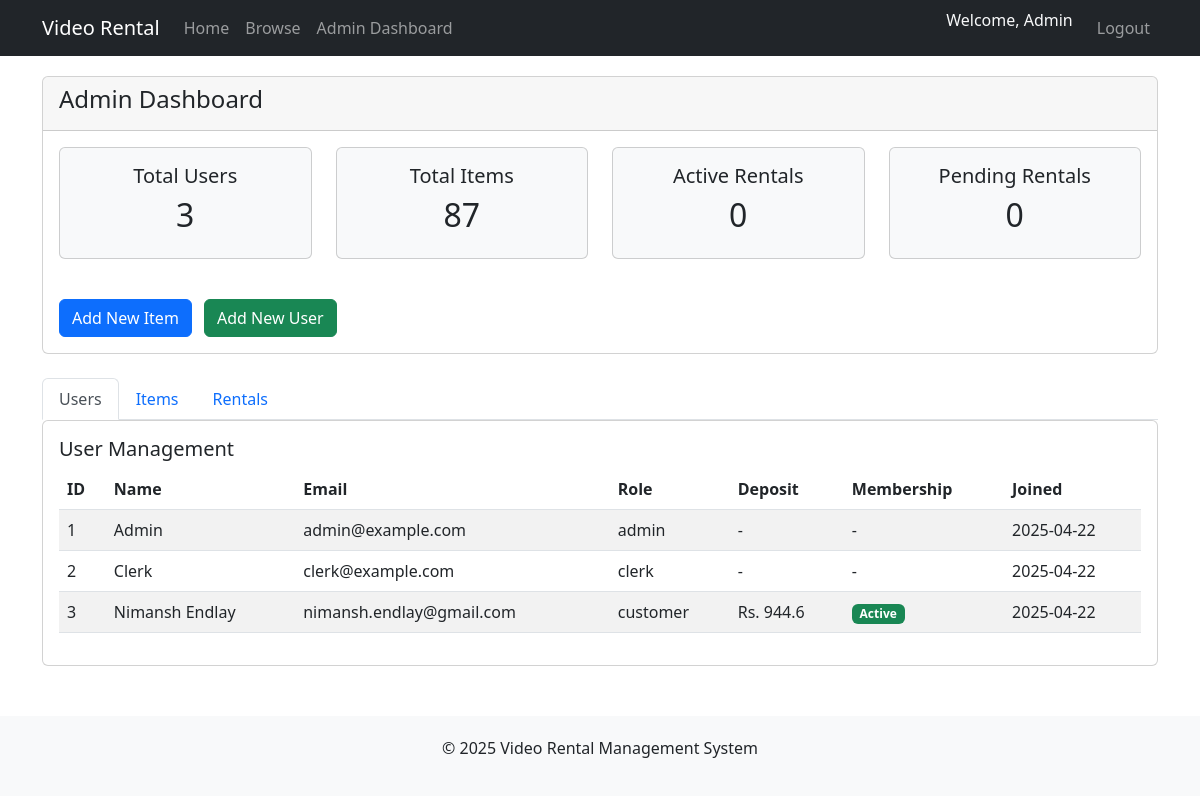
The app's page /admin/dashboard (signed in) with its own data.
### app.py (models this page shows)
class User(db.Model, UserMixin):
    id = db.Column(db.Integer, primary_key=True)
    name = db.Column(db.String(100), nullable=False)
    email = db.Column(db.String(100), unique=True, nullable=False)
    password = db.Column(db.String(200), nullable=False)
    role = db.Column(db.String(20), nullable=False)  # 'admin', 'clerk', 'customer'
    address = db.Column(db.String(200))
    phone = db.Column(db.String(20))
    deposit = db.Column(db.Float, default=0.0)
    membership_active = db.Column(db.Boolean, default=False)
    date_joined = db.Column(db.DateTime, default=datetime.utcnow, nullable=False)
    rentals = db.relationship('Rental', backref='user', lazy=True, foreign_keys='Rental.user_id')

### app.py (the view)
@app.route('/admin/dashboard')
@login_required
def admin_dashboard():
    if current_user.role != 'admin':
        flash('Access denied: You do not have admin privileges', 'danger')
        return redirect(url_for('home'))
    users = User.query.all()
    items = Item.query.all()
    rentals = Rental.query.all()
    rental_details = []
    for rental in rentals:
        user = User.query.get(rental.user_id)
        item = Item.query.get(rental.item_id)
        rental_details.append({
            'id': rental.id,
            'user_name': user.name if user else 'Unknown',
            'item_title': item.title if item else 'Unknown',
            'rental_date': rental.rental_date,
            'due_date': rental.due_date,
            'return_date': rental.return_date,
            'status': rental.status,
            'total_charge': rental.total_charge
        })
    return render_template('admin_dashboard.html', users=users, items=items, rentals=rental_details)

### app.py (called while the page is built)
@login_manager.user_loader
def load_user(user_id):
    return User.query.get(int(user_id))

### templates/admin_dashboard.html (shortened to what this page needs)
{% extends 'base.html' %}
{% block content %}
<div class="row mb-4">
    <div class="col-md-12">
        <div class="card">
            <div class="card-header">
                <h4>Admin Dashboard</h4>
            </div>
            <div class="card-body">
                <div class="row">
                    <div class="col-md-3">
                        <div class="card bg-light mb-3">
                            <div class="card-body text-center">
                                <h5>Total Users</h5>
                                <h2>{{ users|length }}</h2>
                            </div>
                        </div>
                    </div>
                    <div class="col-md-3">
                        <div class="card bg-light mb-3">
                            <div class="card-body text-center">
                                <h5>Total Items</h5>
                                <h2>{{ items|length }}</h2>
                            </div>
                        </div>
                    </div>
                    <div class="col-md-3">
                        <div class="card bg-light mb-3">
                            <div class="card-body text-center">
                                <h5>Active Rentals</h5>
                                <h2>{{ rentals|selectattr('status', 'equalto', 'approved')|list|length }}</h2>
                            </div>
                        </div>
                    </div>
                    <div class="col-md-3">
                        <div class="card bg-light mb-3">
                            <div class="card-body text-center">
                                <h5>Pending Rentals</h5>
                                <h2>{{ rentals|selectattr('status', 'equalto', 'pending')|list|length }}</h2>
                            </div>
                        </div>
                    </div>
                </div>
                <div class="mt-4">
                    <a href="{{ url_for('add_item') }}" class="btn btn-primary me-2">Add New Item</a>
                    <a href="{{ url_for('add_user') }}" class="btn btn-success">Add New User</a>
                </div>
            </div>
        </div>
    </div>
</div>
<div class="row">
    <div class="col-md-12">
        <ul class="nav nav-tabs" id="adminTabs" role="tablist">
            <li class="nav-item" role="presentation">
                <button class="nav-link active" id="users-tab" data-bs-toggle="tab" data-bs-target="#users" type="button" role="tab">Users</button>
            </li>
            <li class="nav-item" role="presentation">
                <button class="nav-link" id="items-tab" data-bs-toggle="tab" data-bs-target="#items" type="button" role="tab">Items</button>
            </li>
            <li class="nav-item" role="presentation">
                <button class="nav-link" id="rentals-tab" data-bs-toggle="tab" data-bs-target="#rentals" type="button" role="tab">Rentals</button>
            </li>
        </ul>
        <div class="tab-content" id="adminTabContent">
            <div class="tab-pane fade show active" id="users" role="tabpanel">
                <div class="card">
                    <div class="card-body">
                        <h5>User Management</h5>
                        <div class="table-responsive">
                            <table class="table table-striped">
                                <thead>
                                    <tr>
                                        <th>ID</th>
                                        <th>Name</th>
                                        <th>Email</th>
                                        <th>Role</th>
                                        <th>Deposit</th>
                                        <th>Membership</th>
                                        <th>Joined</th>
                                    </tr>
                                </thead>
                                <tbody>
                                    {% for user in users %}
                                        <tr>
                                            <td>{{ user.id }}</td>
                                            <td>{{ user.name }}</td>
                                            <td>{{ user.email }}</td>
                                            <td>{{ user.role }}</td>
                                            <td>
                                                {% if user.role == 'customer' %}
                                                    Rs. {{ user.deposit }}
                                                {% else %}
                                                    -
                                                {% endif %}
                                            </td>
                                            <td>
                                                {% if user.role == 'customer' %}
                                                    {% if user.membership_active %}
                                                        <span class="badge bg-success">Active</span>
                                                    {% else %}
                                                        <span class="badge bg-warning">Inactive</span>
                                                    {% endif %}
                                                {% else %}
                                                    -
                                                {% endif %}
                                            </td>
                                            <td>{{ user.date_joined.strftime('%Y-%m-%d') if user.date_joined else 'N/A' }}</td>
                                        </tr>
                                    {% endfor %}
                                </tbody>
                            </table>
                        </div>
                    </div>
                </div>
            </div>
        </div>
    </div>
</div>
{% endblock %}

### templates/base.html (shortened to what this page needs)
<!DOCTYPE html>
<html lang="en">
<head>
    <link rel="stylesheet" href="https://cdn.jsdelivr.net/npm/bootstrap@5.2.3/dist/css/bootstrap.min.css">
    <link href="https://cdn.jsdelivr.net/npm/bootstrap-icons/font/bootstrap-icons.css" rel="stylesheet">
</head>
<body>
    <nav class="navbar navbar-expand-lg navbar-dark bg-dark">
        <div class="container">
            <a class="navbar-brand" href="{{ url_for('home') }}">Video Rental</a>
            <div class="collapse navbar-collapse" id="navbarNav">
                <ul class="navbar-nav me-auto">
                    <li class="nav-item">
                        <a class="nav-link" href="{{ url_for('home') }}">Home</a>
                    </li>
                    <li class="nav-item">
                        <a class="nav-link" href="{{ url_for('browse_items') }}">Browse</a>
                    </li>
                    {% if current_user.is_authenticated %}
                        {% if current_user.role == 'admin' %}
                            <li class="nav-item">
                                <a class="nav-link" href="{{ url_for('admin_dashboard') }}">Admin Dashboard</a>
                            </li>
                        {% elif current_user.role == 'clerk' %}
                            <li class="nav-item">
                                <a class="nav-link" href="{{ url_for('clerk_dashboard') }}">Clerk Dashboard</a>
                            </li>
                        {% endif %}
                    {% endif %}
                </ul>
                <ul class="navbar-nav ms-auto">
                    {% if current_user.is_authenticated %}
                        <li class="nav-item">
                            <span class="navbar-text text-light me-3">Welcome, {{ current_user.name }}</span>
                        </li>
                        <li class="nav-item">
                            <a class="nav-link" href="{{ url_for('logout') }}">Logout</a>
                        </li>
                    {% endif %}
                </ul>
            </div>
        </div>
    </nav>
    <div class="container">
        {% block content %}{% endblock %}
    </div>
    <footer class="footer">
        <div class="container">
            <p>&copy; 2025 Video Rental Management System</p>
        </div>
    </footer>
</body>
</html>

### templates/base.html (style rules this page uses)
.navbar { margin-bottom: 20px; }
.footer { margin-top: 50px; padding: 20px 0; background-color: #f8f9fa; text-align: center; }

### records on screen
User: name "Admin", id "1", email "admin@example.com", role "admin", date_joined "2025-04-22"
User: id "2", name "Clerk", email "clerk@example.com", role "clerk", date_joined "2025-04-22"
User: id "3", name "Nimansh Endlay", email "nimansh.endlay@gmail.com", role "customer", deposit "944.6", membership_active "Active", date_joined "2025-04-22"

### other values on screen
{{ users|length }} "3"
{{ items|length }} "87"
{{ rentals|selectattr('status', 'equalto', 'approved')|list|length }} "0"
{{ rentals|selectattr('status', 'equalto', 'pending')|list|length }} "0"
